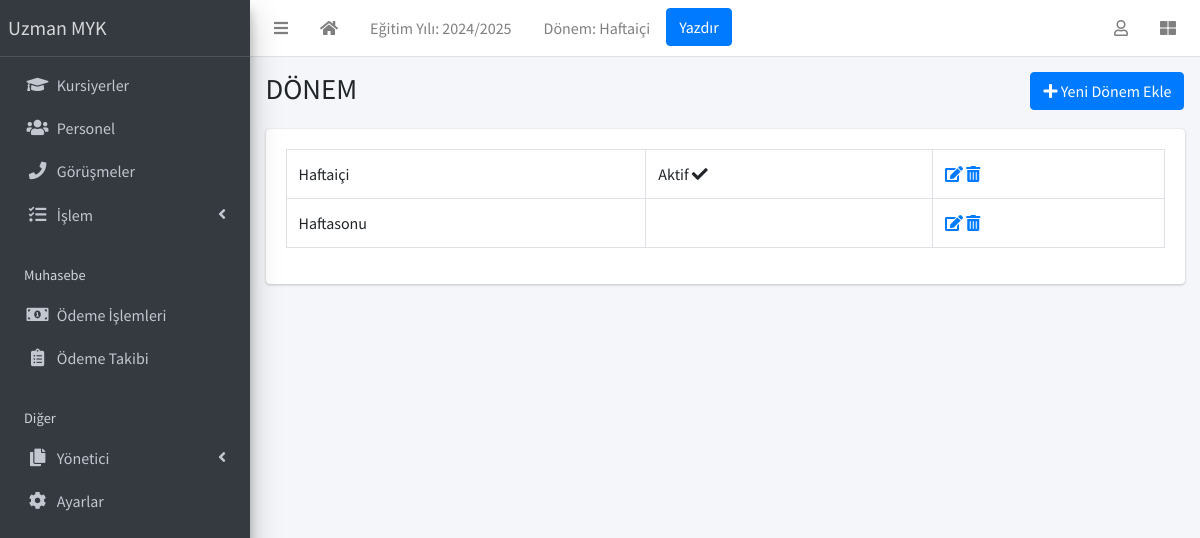
The page /term/list/ (signed in) on the database its author committed.
### apps/corecode/models.py (models this page shows, shortened)
class AcademicSession(models.Model):
    name = models.CharField(max_length=200, unique=True, verbose_name = "Eğitim Yılı")
    current = models.BooleanField(default=True, verbose_name = "Aktif Eğitim Yılı")
    class Meta:
        ordering = ["-name"]

class AcademicTerm(models.Model):
    name = models.CharField(max_length=20, unique=True, verbose_name = "Dönem")
    current = models.BooleanField(default=True, verbose_name = "Aktif Dönem")
    class Meta:
        ordering = ["name"]
    def __str__(self):
        return self.name

class SiteConfig(models.Model):
    key = models.SlugField()
    value = models.CharField(max_length=200)

### apps/corecode/views.py (the view)
# urls.py: path("term/list/", TermListView.as_view(), name="terms"),
class TermListView(LoginRequiredMixin, SuccessMessageMixin, ListView):
    model = AcademicTerm
    template_name = "corecode/term_list.html"
    def get_context_data(self, **kwargs):
        context = super().get_context_data(**kwargs)
        context["form"] = AcademicTermForm()
        return context

### apps/corecode/context_processors.py (called while the page is built)
def site_defaults(request):
    current_session = AcademicSession.objects.get(current=True)
    current_term = AcademicTerm.objects.get(current=True)
    vals = SiteConfig.objects.all()
    contexts = {
        "current_session": current_session.name,
        "current_term": current_term.name,
    }
    for val in vals:
        contexts[val.key] = val.value
    return contexts

### apps/corecode/templates/corecode/term_list.html (shortened to what this page needs)
{% extends 'base.html' %}
{% load widget_tweaks %}
{% block title %}
DÖNEM
{% endblock title %}
{% block breadcrumb %}
  <a class="btn btn-primary" href="#" data-toggle="modal" data-target="#modal1">
    <i class="fa fa-plus"></i>
    Yeni Dönem Ekle
  </a>
{% endblock breadcrumb %}
{% block content %}
  <div class="row">
    <div class="col-sm-12">
        <table class="table table-bordered">
          <tbody>
            {% for object in object_list %}
            <tr>
              <td>{{ object }}</td>
              <td>
                {% if object.current == True %}
                  Aktif <i class="fa fa-check"></i>
                {% endif %}
              </td>
              <td><a href="{% url 'term-update' object.id %}"><i
                    class="fa fa-edit"></i></a> <a
                  href="{% url 'term-delete' object.id %}"><i
                    class="fa fa-trash-alt"></i></a></td>
            </tr>
            {% endfor %}
          </tbody>
        </table>
    </div>
  </div>
{% endblock content %}

### templates/base.html (shortened to what this page needs)
{% load static %}
<!DOCTYPE html>
<html lang="tr">
<head>
  <link rel="stylesheet" href="{% static 'plugins/fontawesome-free/css/all.min.css' %}">
  <link rel="stylesheet" href="{% static 'plugins/toastr/toastr.min.css' %}">
  <link rel="stylesheet"
    href="{% static 'plugins/overlayScrollbars/css/OverlayScrollbars.min.css' %}">
  <link rel="stylesheet" href="{% static 'plugins/Datatables/datatables.min.css' %}" />
  <link rel="stylesheet" href="{% static 'dist/css/adminlte.min.css' %}">
</head>
<body
  class="hold-transition sidebar-mini layout-fixed layout-navbar-fixed layout-footer-fixed">
  <div class="wrapper">
    <nav class="main-header navbar navbar-expand navbar-white navbar-light">
      <ul class="navbar-nav">
        <li class="nav-item">
          <a class="nav-link" data-widget="pushmenu" href="#" role="button"><i
              class="fas fa-bars"></i></a>
        </li>
        <li class="nav-item d-none d-sm-inline-block">
          <a href="{% url 'home' %} " class="nav-link"><i class="fa fa-home"></i></a>
        </li>
        <li class="nav-item d-none d-sm-inline-block">
          <a href="{% url 'current-session' %}" class="nav-link">Eğitim Yılı: {{ current_session }}</a>
        </li>
        <li class="nav-item d-none d-sm-inline-block">
          <a href="{% url 'current-session' %}" class="nav-link">Dönem: {{ current_term }}</a>
        </li>
        <li class="nav-item d-none d-sm-inline-block">
          <button onclick="window.print()" class="btn btn-primary">Yazdır</button>
        </li>
      </ul>
      <ul class="navbar-nav ml-auto">
        <li class="nav-item dropdown">
          <a class="nav-link" data-toggle="dropdown" href="#">
            <i class="far fa-user"></i>
          </a>
        </li>
        <li class="nav-item">
          <a class="nav-link" data-widget="control-sidebar" data-slide="true"
            href="#" role="button"><i class="fas fa-th-large"></i></a>
        </li>
      </ul>
    </nav>
    <aside class="main-sidebar sidebar-dark-primary elevation-4">
      <a href="{% url 'home' %}" class="brand-link">{{ school_name | default:"MySchool" }}</a>
      <div class="sidebar">
        <nav class="mt-2">
          <ul class="nav nav-pills nav-sidebar flex-column"
            data-widget="treeview" role="menu" data-accordion="false">
            <li class="nav-item">
              <a href="{% url 'student-list' %}" class="nav-link">
                <i class="nav-icon fas fa-graduation-cap"></i>
                <p>
                  Kursiyerler
                </p>
              </a>
            </li>
            <li class="nav-item">
              <a href="{% url 'staff-list' %}" class="nav-link">
                <i class="nav-icon fas fa-users"></i>
                <p>
                  Personel
                </p>
              </a>
            </li>
            <li class="nav-item">
              <a href="{% url 'call-list' %}" class="nav-link">
                <i class="nav-icon fas fa-phone"></i>
                <p>
                  Görüşmeler
                </p>
              </a>
            </li>
            <li class="nav-item has-treeview">
              <a href="#" class="nav-link">
                <i class="nav-icon fas fa-tasks"></i>
                <p>
                  İşlem
                  <i class="right fas fa-angle-left"></i>
                </p>
              </a>
            </li>
            <li class="nav-header">Muhasebe</li>
            <li class="nav-item">
              <a href="{% url 'invoice-list' %}" class="nav-link">
                <i class="nav-icon fas fa-money-bill-alt"></i>
                <p>
                  Ödeme İşlemleri
                </p>
              </a>
            </li>
            <li class="nav-item">
              <a href="{% url 'invoice-takip' %}" class="nav-link">
                <i class="nav-icon fas fa-clipboard-list"></i>
                <p>
                  Ödeme Takibi
                </p>
              </a>
            </li>
            <li class="nav-header">Diğer</li>
            <li class="nav-item has-treeview">
              <a href="#" class="nav-link">
                <i class="nav-icon fas fa-copy"></i>
                <p>
                  Yönetici
                  <i class="fas fa-angle-left right"></i>
                </p>
              </a>
            </li>
            <li class="nav-item">
              <a href="{% url 'configs' %}" class="nav-link">
                <i class="nav-icon fas fa-cog"></i>
                <p>
                  Ayarlar
                </p>
              </a>
            </li>
          </ul>
        </nav>
      </div>
    </aside>
    <div class="content-wrapper">
      <section class="content-header">
        <div class="container-fluid">
          <div class="row mb-1">
            <div class="col-sm-8">
              <h1>{% block title %}{% endblock title %}</h1>
            </div>
            <div class="col-sm-4">
              <ol class="breadcrumb float-sm-right">
                <li class="breadcrumb-item">{% block breadcrumb %}{% endblock breadcrumb %}</li>
              </ol>
            </div>
          </div>
        </div>
      </section>
      <section class="content">
        <div class="container-fluid">
          <div class="row">
            <div class="col-md-12">
              {% block fullcard %}
              <div class="card">
                <div class="card-body">
                  <div class="row">
                    <div class="col">
                      {% block content %}
                      {% endblock content %}
                    </div>
                  </div>
                </div>
              </div>
              {% endblock fullcard %}
            </div>
          </div>
        </div>
      </section>
    </div>
  </div>
</body>
</html>

### rows shown on the page
AcademicSession: name "2024/2025"
AcademicTerm: name "Haftaiçi", current "Aktif"
SiteConfig: value "Uzman MYK"
AcademicTerm: name "Haftasonu"
